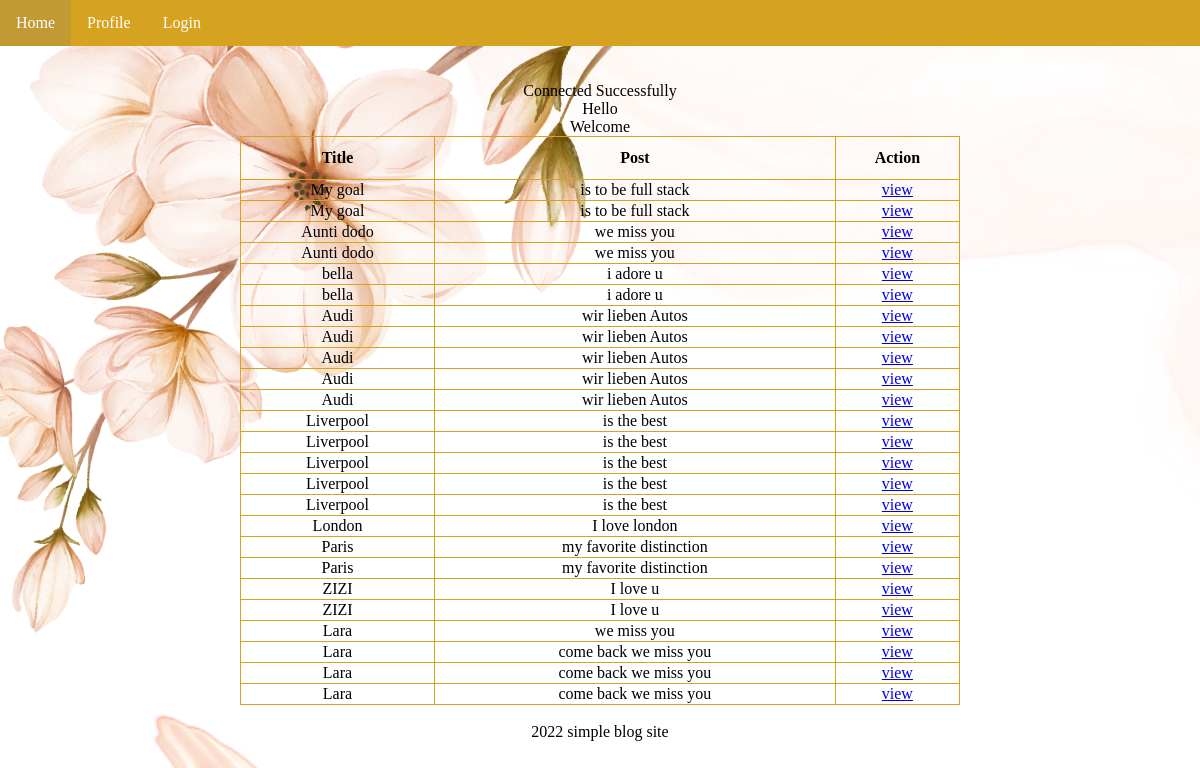
The page /hp2.php on the database its author committed.
### tables this page shows
CREATE TABLE `posts` (
  `post_id1` int NOT NULL,
  `user_id` int NOT NULL,
  `post_title` varchar(50) NOT NULL,
  `post_content` longtext,
  `post_date` timestamp NOT NULL DEFAULT CURRENT_TIMESTAMP ON UPDATE CURRENT_TIMESTAMP,
  `updated_date` timestamp NOT NULL DEFAULT CURRENT_TIMESTAMP ON UPDATE CURRENT_TIMESTAMP
);

### hp2.php (the view, shortened to what this page needs)
<!DOCTYPE html>
<html>
<head>
	<link rel="stylesheet" href="links.css">
</head>
<body>
               <ul class="topnav">
               <li><a class="active" href="hp2.php">Home</a></li>
               <li><a href="profilepage.php">Profile</a></li>
                <li><a href="login.php">Login</a></li>
               </ul>
	        <br><br>
       <center>
        <?php
          include 'config.php';
            echo "<br>";
            echo 'Hello'." ".$_SESSION['user_id']."<br>";
            echo 'Welcome'." ".$_SESSION['email'];
            $sql="select * from posts";
            if($result=mysqli_query($conn,$sql)){
            if(mysqli_num_rows($result)>0){
              echo '<table class="table table-bordered table-striped">';
                                echo "<thead>";
                                    echo "<tr>";
                                        echo "<th>Title</th>";
                                        echo "<th>Post</th>";
                                         echo "<th>Action</th>";
                                        echo "</tr>";
                                echo "</thead>";
                                echo "<tbody>";
                                while($row = mysqli_fetch_array($result)){
                                    echo "<tr>";
                                        echo "<td>" . $row['post_title'] . "</td>";
                                        echo "<td>" . $row['post_content'] . "</td>";
                                          echo "<td>".'<a href="addcomment.php?post_id1='. $row['post_id1'] .'" class="mr-3" title="view record" ">view</a>'."</td>";
                                    echo "</tr>";
                                }
                                echo "</tbody>";
                            echo "</table>";
                        }
                    }
                    echo " <br>";
                    include 'footer.php';
                  ?>
                </center>
              </body>
               </html>

### config.php
<?php
$servername="localhost";
$username="root";
$pw="";
$db="un_women_blog";
$conn=mysqli_connect($servername,$username,$pw,$db);
if(!$conn){
	die('Connection Failed: '.mysqli_connect_error());
}else{
	echo "Connected Successfully";
}
?>

### footer.php
<?php
echo "2022 simple blog site";
?>

### hp2.php (style rules this page uses)
body { background-image: url('untitled5.png'); }
body { margin: 0; }
ul.topnav { list-style-type: none; margin: 0; padding: 0; overflow: hidden; background-color: rgb(214, 163, 33); }
ul.topnav li { float: left; }
ul.topnav li a { display: block; color: white; text-align: center; padding: 14px 16px; text-decoration: none; }
ul.topnav li a.active { background-color: rgb(194, 154, 52); }
table, td, th { border: 1px solid black; border-color: rgb(214, 163, 33); text-align: center; }
table { border-collapse: collapse; width: 60%; }
th { height: 40px; }
body { font-family: "Papyrus", "fantasy"; }

### rows shown on the page
posts: post_title "My goal", post_content "is to be full stack"
posts: post_title "My goal", post_content "is to be full stack"
posts: post_title "Aunti dodo", post_content "we miss you"
posts: post_title "Aunti dodo", post_content "we miss you"
posts: post_title "bella", post_content "i adore u"
posts: post_title "bella", post_content "i adore u"
posts: post_title "Audi", post_content "wir lieben Autos"
posts: post_title "Audi", post_content "wir lieben Autos"
posts: post_title "Audi", post_content "wir lieben Autos"
posts: post_title "Audi", post_content "wir lieben Autos"
posts: post_title "Audi", post_content "wir lieben Autos"
posts: post_title "Liverpool", post_content "is the best"
posts: post_title "Liverpool", post_content "is the best"
posts: post_title "Liverpool", post_content "is the best"
posts: post_title "Liverpool", post_content "is the best"
posts: post_title "Liverpool", post_content "is the best"
posts: post_title "London", post_content "I love london"
posts: post_title "Paris", post_content "my favorite distinction"
posts: post_title "Paris", post_content "my favorite distinction"
posts: post_title "ZIZI", post_content "I love u"
posts: post_title "ZIZI", post_content "I love u"
posts: post_title "Lara", post_content "we miss you"
posts: post_title "Lara", post_content "come back we miss you"
posts: post_title "Lara", post_content "come back we miss you"
posts: post_title "Lara", post_content "come back we miss you"
